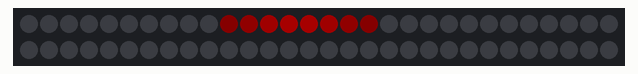
Recording of a sketch running on a simulated Arduino Uno, built with avr-gcc and run on an emulated ATmega328P. Parts: 60 RGB LEDs in strip order, left to right, continuing on the next row. Dim RGB values are drawn brighter than linear.

Above: at 0.1 s.
At 2.12 s:
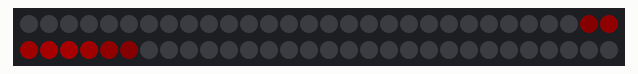
At 2.77 s:
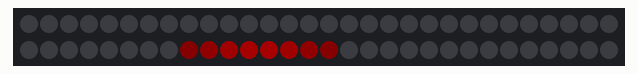
At 4.19 s:
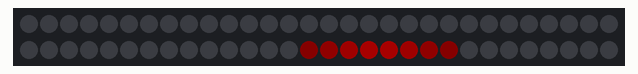
At 6.78 s:
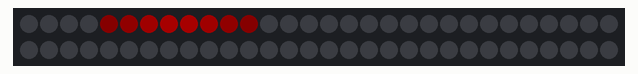
At 8.33 s:
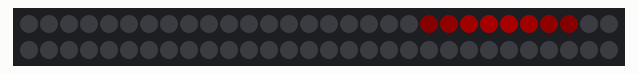

Measured:
- by itself, everything shown: repeats every 6.7 s, in 104 steps

The sketch:

PushButton.ino
```cpp
#include <Adafruit_NeoPixel.h>

#define TIMEVALUES_COUNT 12
#define RIBBON_SIZE 60

typedef struct{
  uint8_t R;
  uint8_t G;
  uint8_t B;
} Color;


int buttonPin = 2;
int ribbonPin = 6;

//Ribbon ribb(RIBBON_SIZE, ribbonPin);
Adafruit_NeoPixel strip = Adafruit_NeoPixel(RIBBON_SIZE, ribbonPin, NEO_GRB + NEO_KHZ800); //ribb.strip;

int count = 0;
int currentState = 1;
int timeValues[TIMEVALUES_COUNT] = {1, 2, 3, 4, 5, 10, 15, 20, 25, 30, 45, 60};
int wormOffset = 10;
int wormLength = 8;
int direction = 1;

void setup() {
  //pinMode(buttonPin, INPUT);
  strip.begin();

//  for(int w = wormOffset; w < wormOffset + wormLength; w++){
//    strip.setPixelColor(w, 50, 0, 0);
//  }
  strip.setPixelColor(10, 50, 0, 0);
  strip.setPixelColor(11, 100, 0, 0);
  strip.setPixelColor(12, 200, 0, 0);
  strip.setPixelColor(13, 255, 0, 0);
  strip.setPixelColor(14, 255, 0, 0);
  strip.setPixelColor(15, 200, 0, 0);
  strip.setPixelColor(16, 100, 0, 0);
  strip.setPixelColor(17, 50, 0, 0);


  strip.setBrightness(40);
  strip.show();
  delay(1000);
  Serial.begin(9600);
}

void loop() {

  if(wormOffset + wormLength == RIBBON_SIZE){
    direction = -1;
  }
  else if(wormOffset == 0){
    direction = 1;
  }
  shift(direction);
  delay(50);
}

void shift(int span)
{
  Color color = getColor(0);
  int i = 0;
  int previous;
  do{
    int next = (i - span + RIBBON_SIZE) % RIBBON_SIZE;
    Color nextColor = getColor(next);
    setColor(i, nextColor);
    previous = i;
    i = next;
  }while(i != 0);
  setColor(previous, color);

  wormOffset += span;

  strip.show();
}

Color getColor(int position){
  uint32_t color = strip.getPixelColor(position);

  uint8_t red = (color >> 16)+4;
  uint8_t green = (color >> 8)+4;
  uint8_t blue = color+4;

  return {red, green, blue};
}

void setColor(int position, Color color){
  strip.setPixelColor(position, color.R, color.G, color.B);
}
```

Color.h
```cpp
struct Color{
  byte red;
  byte green;
  byte blue;
};
```

Ribbon.cpp
```cpp
#include "Ribbon.h"

Ribbon::Ribbon(int ribbonSize, int ribbonPin):size(ribbonSize){
    //this->size = ribbonSize;
    this->strip = Adafruit_NeoPixel(ribbonSize, ribbonPin, NEO_GRB + NEO_KHZ800);
}

void Ribbon::setColor(int index, Color color){
    strip.setPixelColor(index, color.red, color.green, color.blue);
}

uint32_t* Ribbon::getState(){
  uint32_t* state = (uint32_t*) calloc(size, sizeof(uint32_t));
  for(short i = 0; i < size; i++){
    state[i] = strip.getPixelColor(i);
  }
}

void Ribbon::moveK2000Step(){
}

void Ribbon::moveLoopStep(){

}

void Ribbon::decrementStep(){

}
```

Ribbon.h
```cpp
#ifndef RIBBON_H
#define RIBBON_H

#include <Adafruit_NeoPixel.h>
#include "Color.h"

class Ribbon{
private:
   // Adafruit_NeoPixel strip;
    int size;

public:
Adafruit_NeoPixel strip;
    Ribbon(int ribbonSize, int ribbonPin);
    void setColor(int index, Color color);
    uint32_t* getState();
    void moveK2000Step();
    void moveLoopStep();
    void decrementStep();

};

#endif
```
